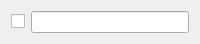
<?xml version="1.0" encoding="UTF-8"?>
<ui version="4.0">
 <class>EditableEventCategoryWidget</class>
 <widget class="QWidget" name="EditableEventCategoryWidget">
  <property name="geometry">
   <rect>
    <x>0</x>
    <y>0</y>
    <width>200</width>
    <height>42</height>
   </rect>
  </property>
  <property name="windowTitle">
   <string>Form</string>
  </property>
  <layout class="QGridLayout" name="gridLayout">
   <item row="0" column="0">
    <widget class="QCheckBox" name="checkBox">
     <property name="text">
      <string/>
     </property>
    </widget>
   </item>
   <item row="0" column="1">
    <widget class="QLineEdit" name="lineEdit"/>
   </item>
  </layout>
 </widget>
 <resources/>
 <connections/>
</ui>
